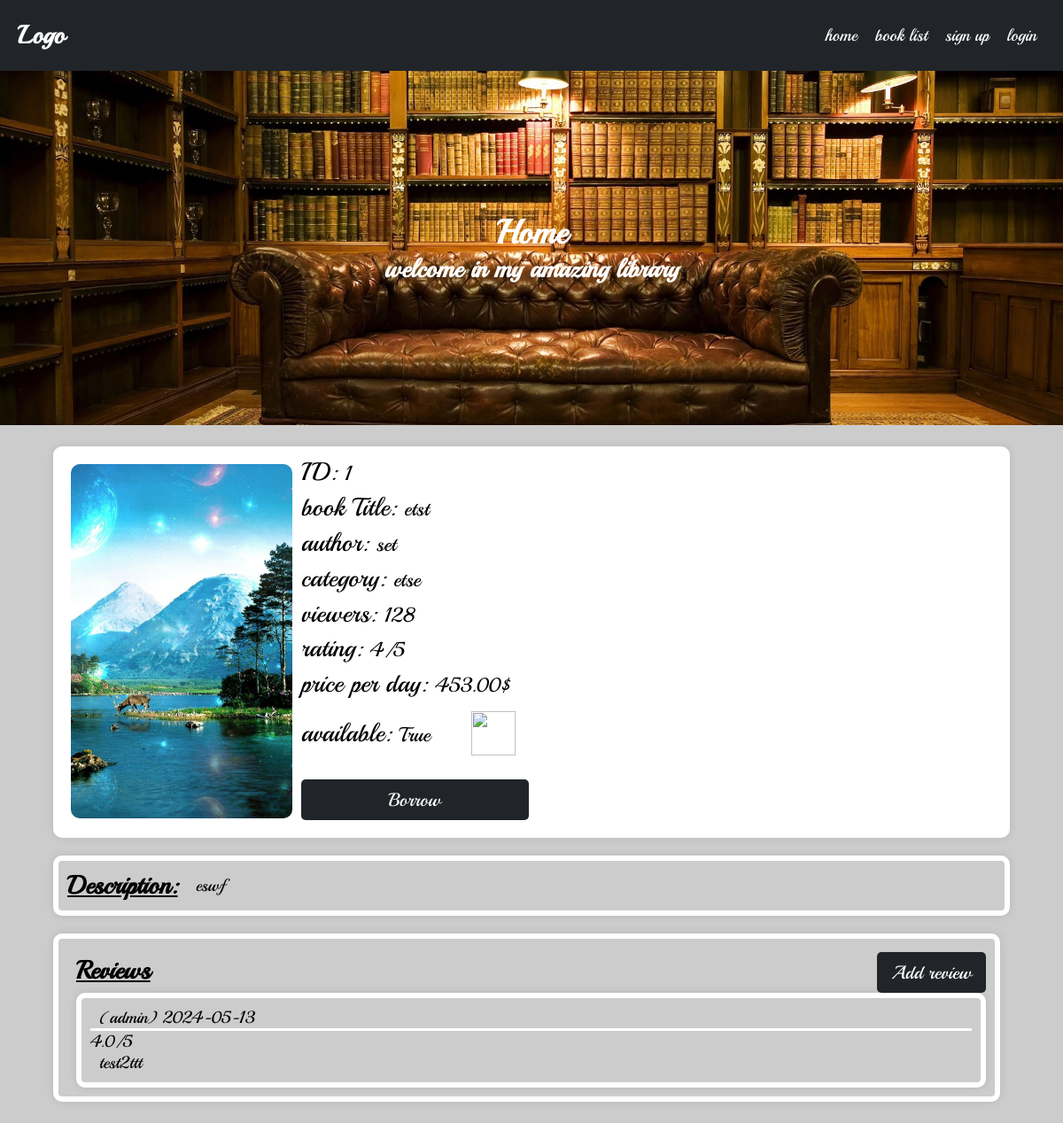
/books/sdfsdaf/, run on the app's committed database.
### books/models.py (models this page shows, shortened)
class Book(BasicModel):
    uploaded_by = models.ForeignKey(User, on_delete=models.CASCADE, related_name='books')
    category = models.ForeignKey(Category, on_delete=models.CASCADE, related_name='books')
    viewers = models.ManyToManyField(User, through=Viewers, related_name='viewed_books')
    title = models.CharField(max_length=100)
    author = models.CharField(max_length=100)
    price = models.DecimalField(max_digits=5, decimal_places=2)
    description = models.TextField()
    borrower = models.ForeignKey(User, on_delete=models.SET_NULL, related_name='borrowed_books', null=True, blank=True)
    objects = BookManager()
    @property
    def is_borrowed(self):
        return self.borrower is not None
    @property
    def rating(self):
        return self.ratings.aggregate(avg_rating=Avg('rating'))['avg_rating'] or '~'
    @property
    def views(self):
        return self.user_viewers.aggregate(total_views=Sum('count'))['total_views'] or 0
    class Meta:
        verbose_name = 'Book'
        verbose_name_plural = 'Books'

class BookImage(BasicModel):
    image = models.ImageField(upload_to=book_cover_path, null=True, blank=True)
    book = models.OneToOneField(Book, on_delete=models.CASCADE, related_name='image', null=True, blank=True)
    class Meta:
        verbose_name = 'Book Image'
        verbose_name_plural = 'Book Images'
    @property
    def url(self):
        return self.image.url

### categories/models.py (models this page shows)
class Category(BasicModel):
    title = models.CharField(max_length=100)
    user = models.ForeignKey(User, on_delete=models.SET_NULL, related_name='categories',null=True, blank=True)
    class Meta:
        verbose_name = 'Category'
        verbose_name_plural = 'Categories'
    def __str__(self):
        return self.title

### ratings/models.py (models this page shows, shortened)
class Rating(BasicModel):
    user = models.ForeignKey(User, on_delete=models.CASCADE, related_name='ratings')
    book = models.ForeignKey('books.Book', on_delete=models.CASCADE, related_name='ratings')
    rating = models.DecimalField(max_digits=3, decimal_places=1)
    review = models.TextField(blank=True, null=True)
    active = models.BooleanField(default=True)
    class Meta:
        verbose_name = 'rating'
        verbose_name_plural = 'ratings'

### books/views.py (the view)
# urls.py: path('<slug:slug>/', views.BookDetailView.as_view(), name='book_details'),
class BookDetailView(DetailView):
    model = Book
    def get_queryset(self):
        if (self.request.user.is_authenticated):
            Book.objects.active().get(slug=self.kwargs['slug']).increase_views(self.request.user)
        return Book.objects.active().filter(slug=self.kwargs['slug'])

### books/models.py (called while the page is built)
    def get_queryset(self):
        return queryset(self.model, using=self._db)

    def active(self):
        return self.get_queryset().filter(active=True)

### books/templatetags/custom_filters.py (called while the page is built)
@register.filter(name='not')
def not_gate(value):
    return not value

@register.filter(name='is_not_object_owner')
def is_not_object_owner(request_user, object_list):
    for obj in object_list:
        if obj.user == request_user:
            return True
    return False

### templates/books/book_detail.html (shortened to what this page needs)
{% extends "base.html" %}
{% load static %}
{% load custom_filters %}
{% block style %}
<link rel="stylesheet" href="{% static 'assets/css/details.css' %}">
{% endblock %}
{% block content %}
<div class="container details-container">
    <div class="row">
        <div class="col-sm-6 col-md-3 ">
            <img class="w-100" id="bookImg" src="{{object.image.url}}" alt="">
        </div>
        <div class="col-9 text-data">
            <div>ID: <span id="bookID"> {{object.id}}</span></div>
            <br/>
            <div>book Title: <span id="bookTitle"> {{object.title}}</span></div>
            <br/>
            <div>author: <span id="bookAuthor"> {{object.author}}</span></div>
            <br/>
            <div>category: <span id="bookCategory"> {{object.category}}</span></div>
            <br/>
            <div>viewers: <span id="bookViewers">  {{object.views}}</span></div>
            <br/>
            <div>rating: <span id="bookRating">  {{object.rating}}{% if object.rating != '~' %}/5{% endif %} </span>
            </div>
            <br/>
            <div>price per day: <span id="bookPrice">  {{object.price}}$</span></div>
            <br/>
            <div class="row" style="display:flex;flex-direction: row;align-items: center">
                <div class="col-3">available: <span id="bookAvailable">  {{object.is_borrowed|not}}</span></div>
                <div class="col-9">
                    <img class="love-icon" src="{% static 'assets/icons/heart-solid.svg' %}" alt="">
                </div>
            </div>
            <br/>
            {% if object.is_borrowed %}
            {% if request.user.id == object.borrower.id %}
            <button class="btn-2 btn-dark" onclick="urlRedirect('{% url 'return_book' object.slug %}')">Return</button>
            {% endif %}
            {% else %}
            <button class="btn-2 btn-dark" onclick="urlRedirect('{% url 'borrow_book' object.slug %}')">Borrow</button>
            {% endif %}
        </div>
    </div>
    <div class="row border-container">
        <h2>Description: </h2>
        <div id="bookDescription" style="word-break: break-word;">
            {{object.description}}
        </div>
    </div>
    <div class="row">
        <div class="col-12 border-container">
            <div class="row" style="justify-content: space-between">
                <div class="col-3">
                    <h2 style="text-decoration: underline">Reviews </h2>
                </div>
                {% if not request.user|is_not_object_owner:object.ratings.all %}
                <div class="col-3 text-right">
                    <button class="btn-dark btn-3" onclick="urlRedirect(`{% url 'add_rating' object.slug %}`)">Add review</button>
                </div>
                {% endif %}
            </div>
            {% if object.ratings.count > 0 %}
            <div id="bookReviews">
                {% for ratings in object.ratings.all %}
                {% if ratings.user != request.user %}
                <div class="review " {% if not forloop.last %} style="margin-bottom: 20px" {% endif %}>
                    <div class="border-container">
                        <div style="border-bottom: 3px solid white">
                            <span class="reviewer">({{ratings.user}})</span>
                            <span class="review-date">{{ratings.updated_at|date:"Y-m-d"}}</span>
                        </div>
                        <span class="review-content">{{ratings.rating}}/5</span>
                        <div class="review-content" style="word-break: break-word;">{{ratings.review}}</div>
                    </div>
                </div>
                {% endif %}
                {% endfor %}
            </div>
            {% else %}
            <div>No reviews yet</div>
            {% endif %}
        </div>
    </div>
</div>
    {% endblock %}

### static/assets/css/utilities.css (style rules this page uses)
:root { font-size: 19px; }
* { box-sizing: border-box; margin: 0; padding: 0; font-family: Playball, cursive; }
body { padding-top: 80px; background-color: #ccc; min-height: 100dvh; }
.container { width: 90%; display: flex; justify-content: center; align-items: center; flex-direction: column; gap: 20px; margin: 2% auto; }
.container .row { width: 100%; display: flex; justify-content: flex-start; align-items: center; flex-direction: row; row-gap: 20px; column-gap: 1%; flex-wrap: wrap; }
.container .row .col-3 { width: calc(8.3333333333% * 3 - 1%); }
.container .row .col-9 { width: calc(8.3333333333% * 9 - 1%); }
.container .row .col-12 { width: calc(8.3333333333% * 12 - 1%); }
@media screen and (min-width: 768px) { .container .row .col-sm-6 { width: calc(8.3333333333% * 6 - 1%); } }
@media screen and (min-width: 992px) { .container .row .col-md-3 { width: calc(8.3333333333% * 3 - 1%); } }
.w-100 { width: 100% !important; }
.btn-2 { width: calc(16.6666666667% * 2); padding: 10px; border: none; border-radius: 5px; margin-top: 5px; outline: none; cursor: pointer; font-size: 1.1rem; }
.btn-3 { width: calc(16.6666666667% * 3); padding: 10px; border: none; border-radius: 5px; margin-top: 5px; outline: none; cursor: pointer; font-size: 1.1rem; }
.btn-dark { background-color: #212529; color: white; }
.text-right { text-align: right; }
.love-icon { width: 50px; height: 50px; cursor: pointer; }

### static/assets/css/details.css (style rules this page uses)
.details-container > .row:first-child { background-color: white; padding: 20px; border-radius: 10px; box-shadow: 0 0 10px rgba(0, 0, 0, 0.1); font-size: 1.5rem; line-height: 0.7; }
.details-container > .row:first-child > div > img { border-radius: 10px; height: 400px; object-fit: cover; box-shadow: 0 0 10px rgba(0, 0, 0, 0.1) inset; }
.details-container > .row:first-child span { font-size: 1.2rem; }
.border-container { border: 6px solid white; border-radius: 10px; box-shadow: 0 0 10px rgba(0, 0, 0, 0.1); padding: 10px; }
.border-container > h2 { text-decoration: underline; }
.border-container > div { padding-left: 10px; }

### data on the page
Book: image (picture), id "1", title "etst", author "set", category "etse", views "128", rating "4", price "453.00", is_borrowed|not "True", description "eswf"
Rating: user "admin", updated_at "2024-05-13", rating "4.0", review "test2ttt"
